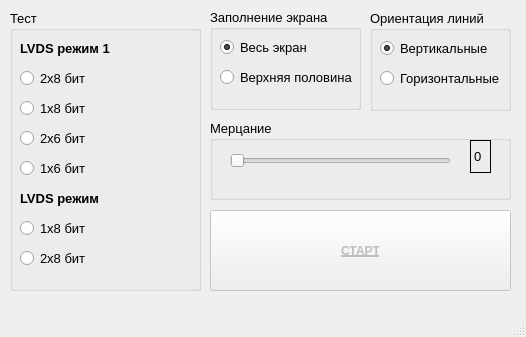
<?xml version="1.0" encoding="UTF-8"?>
<ui version="4.0">
 <class>MainWindow</class>
 <widget class="QMainWindow" name="MainWindow">
  <property name="geometry">
   <rect>
    <x>0</x>
    <y>0</y>
    <width>526</width>
    <height>337</height>
   </rect>
  </property>
  <property name="windowTitle">
   <string>Toaster 0.1</string>
  </property>
  <widget class="QWidget" name="centralwidget">
   <widget class="QGroupBox" name="groupBoxTest">
    <property name="geometry">
     <rect>
      <x>10</x>
      <y>10</y>
      <width>191</width>
      <height>281</height>
     </rect>
    </property>
    <property name="font">
     <font>
      <pointsize>10</pointsize>
     </font>
    </property>
    <property name="title">
     <string>Тест</string>
    </property>
    <widget class="QRadioButton" name="radioTestLVDS1_2x8">
     <property name="geometry">
      <rect>
       <x>10</x>
       <y>50</y>
       <width>169</width>
       <height>37</height>
      </rect>
     </property>
     <property name="font">
      <font>
       <pointsize>10</pointsize>
      </font>
     </property>
     <property name="text">
      <string>2x8 бит</string>
     </property>
    </widget>
    <widget class="QRadioButton" name="radioTestLVDS2_2x8">
     <property name="geometry">
      <rect>
       <x>10</x>
       <y>230</y>
       <width>169</width>
       <height>37</height>
      </rect>
     </property>
     <property name="font">
      <font>
       <pointsize>10</pointsize>
      </font>
     </property>
     <property name="text">
      <string>2x8 бит</string>
     </property>
    </widget>
    <widget class="QRadioButton" name="radioTestLVDS1_1x8">
     <property name="geometry">
      <rect>
       <x>10</x>
       <y>80</y>
       <width>169</width>
       <height>37</height>
      </rect>
     </property>
     <property name="font">
      <font>
       <pointsize>10</pointsize>
      </font>
     </property>
     <property name="text">
      <string>1x8 бит</string>
     </property>
    </widget>
    <widget class="QRadioButton" name="radioTestLVDS2_1x8">
     <property name="geometry">
      <rect>
       <x>10</x>
       <y>200</y>
       <width>169</width>
       <height>37</height>
      </rect>
     </property>
     <property name="font">
      <font>
       <pointsize>10</pointsize>
      </font>
     </property>
     <property name="text">
      <string>1x8 бит</string>
     </property>
    </widget>
    <widget class="QRadioButton" name="radioTestLVDS1_2x6">
     <property name="geometry">
      <rect>
       <x>10</x>
       <y>110</y>
       <width>169</width>
       <height>37</height>
      </rect>
     </property>
     <property name="font">
      <font>
       <pointsize>10</pointsize>
      </font>
     </property>
     <property name="text">
      <string>2x6 бит</string>
     </property>
    </widget>
    <widget class="QRadioButton" name="radioTestLVDS1_1x6">
     <property name="geometry">
      <rect>
       <x>10</x>
       <y>140</y>
       <width>169</width>
       <height>37</height>
      </rect>
     </property>
     <property name="font">
      <font>
       <pointsize>10</pointsize>
      </font>
     </property>
     <property name="text">
      <string>1x6 бит</string>
     </property>
    </widget>
    <widget class="QLabel" name="label">
     <property name="geometry">
      <rect>
       <x>10</x>
       <y>30</y>
       <width>91</width>
       <height>16</height>
      </rect>
     </property>
     <property name="font">
      <font>
       <weight>75</weight>
       <bold>true</bold>
      </font>
     </property>
     <property name="text">
      <string>LVDS режим 1</string>
     </property>
    </widget>
    <widget class="QLabel" name="label_2">
     <property name="geometry">
      <rect>
       <x>10</x>
       <y>180</y>
       <width>81</width>
       <height>16</height>
      </rect>
     </property>
     <property name="font">
      <font>
       <weight>75</weight>
       <bold>true</bold>
      </font>
     </property>
     <property name="text">
      <string>LVDS режим 2</string>
     </property>
    </widget>
   </widget>
   <widget class="QGroupBox" name="groupBoxScreen">
    <property name="geometry">
     <rect>
      <x>210</x>
      <y>9</y>
      <width>151</width>
      <height>101</height>
     </rect>
    </property>
    <property name="font">
     <font>
      <pointsize>10</pointsize>
     </font>
    </property>
    <property name="title">
     <string>Заполнение экрана</string>
    </property>
    <widget class="QRadioButton" name="radioScreenFull">
     <property name="geometry">
      <rect>
       <x>10</x>
       <y>20</y>
       <width>111</width>
       <height>37</height>
      </rect>
     </property>
     <property name="text">
      <string>Весь экран</string>
     </property>
     <property name="checked">
      <bool>true</bool>
     </property>
    </widget>
    <widget class="QRadioButton" name="radioScreenUpperHalf">
     <property name="geometry">
      <rect>
       <x>10</x>
       <y>50</y>
       <width>141</width>
       <height>37</height>
      </rect>
     </property>
     <property name="text">
      <string>Верхняя половина</string>
     </property>
    </widget>
   </widget>
   <widget class="QGroupBox" name="groupBoxOrientation">
    <property name="geometry">
     <rect>
      <x>370</x>
      <y>10</y>
      <width>141</width>
      <height>101</height>
     </rect>
    </property>
    <property name="font">
     <font>
      <pointsize>10</pointsize>
     </font>
    </property>
    <property name="title">
     <string>Ориентация линий</string>
    </property>
    <widget class="QRadioButton" name="radioOrientationVertical">
     <property name="geometry">
      <rect>
       <x>10</x>
       <y>20</y>
       <width>169</width>
       <height>37</height>
      </rect>
     </property>
     <property name="text">
      <string>Вертикальные</string>
     </property>
     <property name="checked">
      <bool>true</bool>
     </property>
    </widget>
    <widget class="QRadioButton" name="radioOrientationHorizontal">
     <property name="geometry">
      <rect>
       <x>10</x>
       <y>50</y>
       <width>169</width>
       <height>37</height>
      </rect>
     </property>
     <property name="text">
      <string>Горизонтальные</string>
     </property>
    </widget>
   </widget>
   <widget class="QGroupBox" name="groupBlinking">
    <property name="geometry">
     <rect>
      <x>210</x>
      <y>120</y>
      <width>301</width>
      <height>80</height>
     </rect>
    </property>
    <property name="font">
     <font>
      <pointsize>10</pointsize>
     </font>
    </property>
    <property name="title">
     <string>Мерцание</string>
    </property>
    <widget class="QSlider" name="sliderBlinking">
     <property name="geometry">
      <rect>
       <x>20</x>
       <y>30</y>
       <width>221</width>
       <height>22</height>
      </rect>
     </property>
     <property name="maximum">
      <number>10</number>
     </property>
     <property name="singleStep">
      <number>1</number>
     </property>
     <property name="pageStep">
      <number>10</number>
     </property>
     <property name="orientation">
      <enum>Qt::Horizontal</enum>
     </property>
    </widget>
    <widget class="QLabel" name="labelBlinking">
     <property name="geometry">
      <rect>
       <x>260</x>
       <y>20</y>
       <width>21</width>
       <height>33</height>
      </rect>
     </property>
     <property name="frameShape">
      <enum>QFrame::Box</enum>
     </property>
     <property name="text">
      <string>0</string>
     </property>
     <property name="margin">
      <number>0</number>
     </property>
    </widget>
   </widget>
   <widget class="QPushButton" name="buttonStart">
    <property name="enabled">
     <bool>false</bool>
    </property>
    <property name="geometry">
     <rect>
      <x>210</x>
      <y>210</y>
      <width>301</width>
      <height>81</height>
     </rect>
    </property>
    <property name="font">
     <font>
      <weight>75</weight>
      <bold>true</bold>
      <underline>true</underline>
     </font>
    </property>
    <property name="text">
     <string>СТАРТ</string>
    </property>
   </widget>
  </widget>
  <widget class="QMenuBar" name="menubar">
   <property name="geometry">
    <rect>
     <x>0</x>
     <y>0</y>
     <width>526</width>
     <height>20</height>
    </rect>
   </property>
  </widget>
  <widget class="QStatusBar" name="statusbar"/>
 </widget>
 <resources/>
 <connections/>
</ui>
